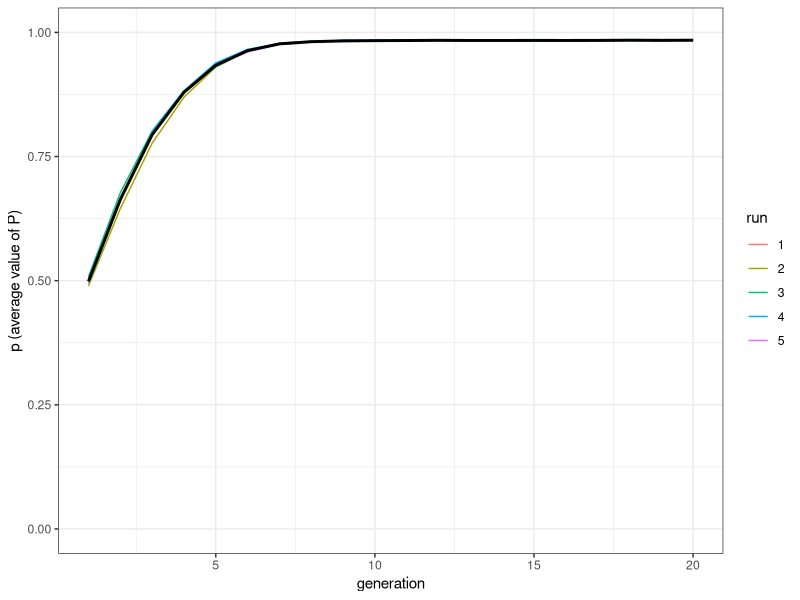
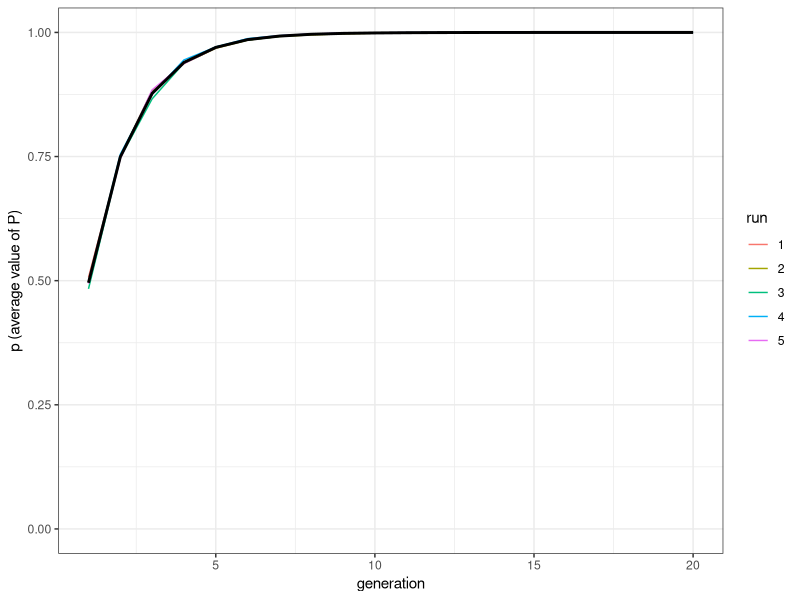
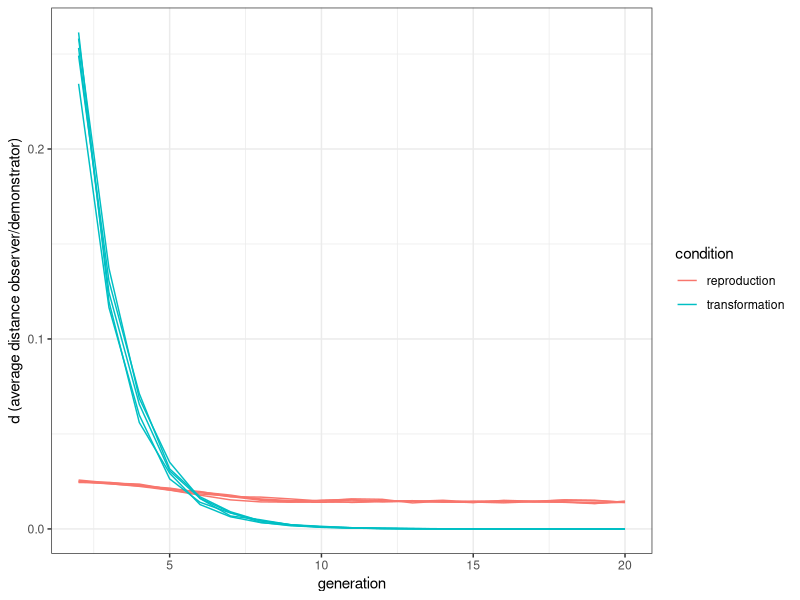
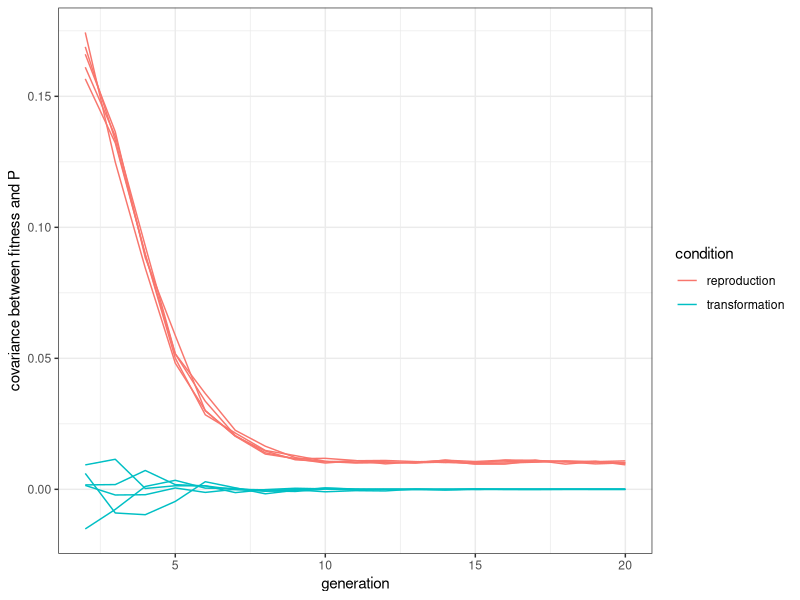

Generate these figures, in order, with R:
## ---- chunk 1
library(tidyverse)
set.seed(111)
N <- 1000
population <- tibble(P = runif(N))
## ---- chunk 2
reproduction <- function(N, t_max, r_max, mu) {
  output <- tibble(generation = rep(1:t_max, r_max), p = rep(NA, t_max * r_max), run = as.factor(rep(1:r_max, each = t_max)))
  for (r in 1:r_max) {
    population <- tibble(P = runif(N))
    # create first generation
    output[output$generation == 1 & output$run == r, ]$p <- sum(population$P) / N # add first generation's p for run r
    for (t in 2:t_max) {
      previous_population <- population # copy individuals to previous_population tibble
      demonstrators <- tibble(P1 = sample(previous_population$P, N, replace = TRUE), P2 = sample(previous_population$P, N, replace = TRUE))
      copy <- pmax(demonstrators$P1, demonstrators$P2)

      population$P <- copy + runif(N, -mu, +mu)
      population$P[population$P > 1] <- 1
      population$P[population$P < 0] <- 0
      output[output$generation == t & output$run == r, ]$p <- sum(population$P) / N # get p and put it into output slot for this generation t and run r
    }
  }
  output # export data from function
}
## ---- chunk 3
plot_multiple_runs_p <- function(data_model) {
  ggplot(data = data_model, aes(y = p, x = generation)) +
    geom_line(aes(colour = run)) +
    stat_summary(fun.y = mean, geom = "line", size = 1) +
    ylim(c(0, 1)) +
    theme_bw() +
    labs(y = "p (average value of P)")
}
## ---- chunk 4
data_model <- reproduction(N = 1000, t_max = 20, r_max = 5, mu = 0.05)
plot_multiple_runs_p(data_model)
## ---- chunk 5
transformation <- function(N, t_max, r_max) {
  output <- tibble(generation = rep(1:t_max, r_max), p = rep(NA, t_max * r_max), run = as.factor(rep(1:r_max, each = t_max)))
  for (r in 1:r_max) {
    population <- tibble(P = runif(N))
    # create first generation
    output[output$generation == 1 & output$run == r, ]$p <- sum(population$P) / N # add first generation's p for run r
    for (t in 2:t_max) {
      previous_population <- population # copy individuals to previous_population tibble
      demonstrators <- tibble(P = sample(previous_population$P, N, replace = TRUE))
      
      population$P <- demonstrators$P + runif(N, max = 1-demonstrators$P)
      
      output[output$generation == t & output$run == r, ]$p <- sum(population$P) / N # get p and put it into output slot for this generation t and run r
    }
  }
  output # export data from function
}
## ---- chunk 6
data_model <- transformation(N = 1000, t_max = 20, r_max = 5)
plot_multiple_runs_p(data_model)
## ---- chunk 7
reproduction <- function(N, t_max, r_max, mu) {
  output <- tibble(generation = rep(1:t_max, r_max), p = rep(NA, t_max * r_max), run = as.factor(rep(1:r_max, each = t_max)), d = rep(NA, t_max * r_max))
  for (r in 1:r_max) {
    population <- tibble(P = runif(N))
    # create first generation
    output[output$generation == 1 & output$run == r, ]$p <- sum(population$P) / N # add first generation's p for run r
    for (t in 2:t_max) {
      previous_population <- population # copy individuals to previous_population tibble
      demonstrators <- tibble(P1 = sample(previous_population$P, N, replace = TRUE), P2 = sample(previous_population$P, N, replace = TRUE))
      copy <- pmax(demonstrators$P1, demonstrators$P2)

      population$P <- copy + runif(N, -mu, +mu)
      population$P[population$P > 1] <- 1
      population$P[population$P < 0] <- 0
      output[output$generation == t & output$run == r, ]$p <- sum(population$P) / N # get p and put it into output slot for this generation t and run r
      output[output$generation == t & output$run == r, ]$d <- sum(abs(population$P - copy)) / N
    }
  }
  output # export data from function
}
## ---- chunk 8
transformation <- function(N, t_max, r_max) {
  output <- tibble(generation = rep(1:t_max, r_max), p = rep(NA, t_max * r_max), run = as.factor(rep(1:r_max, each = t_max)), d = rep(NA, t_max * r_max))
  for (r in 1:r_max) {
    population <- tibble(P = runif(N))
    # create first generation
    output[output$generation == 1 & output$run == r, ]$p <- sum(population$P) / N # add first generation's p for run r
    for (t in 2:t_max) {
      previous_population <- population # copy individuals to previous_population tibble
      demonstrators <- tibble(P = sample(previous_population$P, N, replace = TRUE))
      
      population$P <- demonstrators$P + runif(N, max = 1-demonstrators$P)
      
      output[output$generation == t & output$run == r, ]$p <- sum(population$P) / N # get p and put it into output slot for this generation t and run r
      output[output$generation == t & output$run == r, ]$d <- sum(abs(population$P - demonstrators$P)) / N
    }
  }
  output # export data from function
}
## ---- chunk 9
data_model_reproduction <- reproduction(N = 1000, t_max = 20, r_max = 5, mu = 0.05)
data_model_transformation <- transformation(N = 1000, t_max = 20, r_max = 5)
## ---- chunk 10
data_to_plot <- tibble(distance = c(na.omit(data_model_reproduction$d), na.omit(data_model_transformation$d)), 
                       condition = rep(c("reproduction", "transformation"), each = 95),
                       generation = rep(2:20,10),
                       run = as.factor(rep(1:10, each = 19)))
ggplot(data = data_to_plot, aes(y = distance, x = generation, group = run, color = condition)) +
  geom_line() +    
  theme_bw() +
  labs(y = "d (average distance observer/demonstrator)")

## ---- chunk 11
reproduction <- function(N, t_max, r_max, mu) {
  output <- tibble(generation = rep(1:t_max, r_max), p = rep(NA, t_max * r_max), run = as.factor(rep(1:r_max, each = t_max)), cov_W_P = rep(NA, t_max * r_max))
  for (r in 1:r_max) {
    population <- tibble(P = runif(N))
    # create first generation
    output[output$generation == 1 & output$run == r, ]$p <- sum(population$P) / N # add first generation's p for run r
    for (t in 2:t_max) {
      previous_population <- population # copy individuals to previous_population tibble
      demonstrators <- cbind(sample(N, N, replace = TRUE), sample(N, N, replace = TRUE))
      copy <- max.col(cbind(previous_population[demonstrators[,1],], previous_population[demonstrators[,2],]))
      demonstrators <- demonstrators[cbind(1 : N, copy)]
      fitness <- tabulate(demonstrators, N) 

      population$P <- previous_population[demonstrators,]$P + runif(N, -mu, +mu)
      population$P[population$P > 1] <- 1
      population$P[population$P < 0] <- 0
      output[output$generation == t & output$run == r, ]$p <- sum(population$P) / N # get p and put it into output slot for this generation t and run r
      output[output$generation == t & output$run == r, ]$cov_W_P <- cov(fitness, previous_population$P) 
    }
  }
  output # export data from function
}
## ---- chunk 12
transformation <- function(N, t_max, r_max) {
  output <- tibble(generation = rep(1:t_max, r_max), p = rep(NA, t_max * r_max), run = as.factor(rep(1:r_max, each = t_max)), cov_W_P = rep(NA, t_max * r_max))
  for (r in 1:r_max) {
    population <- tibble(P = runif(N))
    # create first generation
    output[output$generation == 1 & output$run == r, ]$p <- sum(population$P) / N # add first generation's p for run r
    for (t in 2:t_max) {
      previous_population <- population # copy individuals to previous_population tibble
      demonstrators <- sample(N, N, replace = TRUE)
      fitness <- tabulate(demonstrators, N) 

      
      population$P <- previous_population[demonstrators,]$P + runif(N, max = 1 - previous_population[demonstrators,]$P)
      
      output[output$generation == t & output$run == r, ]$p <- sum(population$P) / N # get p and put it into output slot for this generation t and run r
      output[output$generation == t & output$run == r, ]$cov_W_P <- cov(fitness,previous_population$P)
    }
  }
  output # export data from function
}
## ---- chunk 13
data_model_reproduction <- reproduction(N = 1000, t_max = 20, r_max = 5, mu = 0.05)
data_model_transformation <- transformation(N = 1000, t_max = 20, r_max = 5)
## ---- chunk 14
data_to_plot <- tibble(distance = c(na.omit(data_model_reproduction$cov_W_P), na.omit(data_model_transformation$cov_W_P)), 
                       condition = rep(c("reproduction", "transformation"), each = 95),
                       generation = rep(2:20,10),
                       run = as.factor(rep(1:10, each = 19)))
ggplot(data = data_to_plot, aes(y = distance, x = generation, group = run, color = condition)) +
  geom_line() +    
  theme_bw() +
  labs(y = "covariance between fitness and P")

